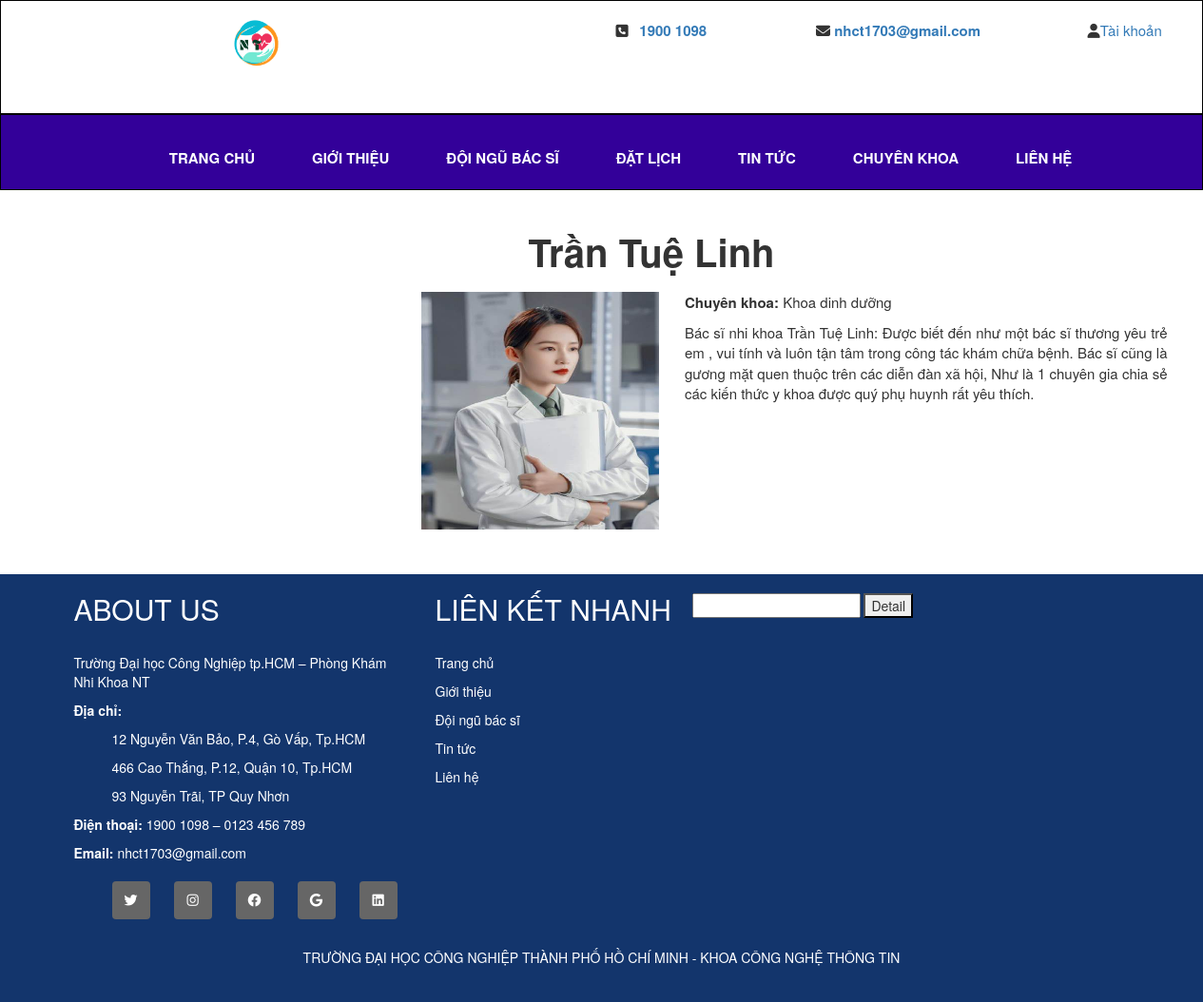
The page /clinic/bacsict.php?idbs=1 on the database its author committed.
### tables this page shows
CREATE TABLE `bacsi` (
  `id_bacsi` int(10) UNSIGNED NOT NULL,
  `tenbacsi` varchar(100) NOT NULL,
  `gioitinh` varchar(50) NOT NULL,
  `namsinh` year(4) NOT NULL,
  `diachi` varchar(200) NOT NULL,
  `sdt` varchar(100) NOT NULL,
  `hinhanh` varchar(200) NOT NULL,
  `mota` varchar(2000) NOT NULL,
  `id_khoa` int(11) NOT NULL,
  `id_chinhanh` int(11) NOT NULL
);

CREATE TABLE `khoa` (
  `id_khoa` int(10) UNSIGNED NOT NULL,
  `tenkhoa` varchar(200) NOT NULL,
  `hinhanh` varchar(200) NOT NULL,
  `mota1` varchar(2000) NOT NULL,
  `mota2` varchar(2000) NOT NULL,
  `id_chinhanh` int(11) NOT NULL
);

### clinic/class/clsadmin.php (called while the page is built, shortened)
<?php
class quantrivien
{
    function connect()
    {
        $con = mysqli_connect("localhost","root","","doan2");
        if(!$con)
        {
            echo'Không kết nối cơ sở liệu!';
            exit();
        }
        else
        {
           mysqli_set_charset($con,"utf8");
           return $con;
        }
    }
    function laycot($sql)
    {
        $link = $this->connect();
        $ketqua = mysqli_query($link,$sql);
        $i=mysqli_num_rows($ketqua);
        $giatri ='';
        if($i>0)
        {
            while($row = mysqli_fetch_array($ketqua))
            {
                $id = $row['0'];
                $giatri = $id;
            }
        }
        return $giatri;
    }
}
?>

### clinic/bacsict.php (the view, shortened to what this page needs)
<?php
include("class/clsadmin.php");
$p = new quantrivien();
$idbacsi = $_GET['idbs'];
$sql = "SELECT * FROM bacsi where id_bacsi='$idbacsi'";
$ketqua= mysqli_query($p->connect(),$sql);
?>
<!DOCTYPE html>
<html lang="en">
<head>
    <link rel="stylesheet" href="https://use.fontawesome.com/releases/v5.7.2/css/all.css"
>
    <link rel="stylesheet" href="css/bootstrap.css">
</head>
<body>
    <?php include("header.php") ?>
    <?php include("menu.php") ?>
    <section>
        <div class="container-fluid pb-4">
                <div class="container">
                    <div class="row">
                        <div class="col-md-12">
                                <div class="card-body">
                                <div class="blog-post">
                                    <?php while ($row=mysqli_fetch_array($ketqua))
                                        {
                                    ?>
                                        <h2 class="blog-post-title" style="text-align: center;font-size:40px; font-weight:bold"><?= $row['tenbacsi'];  ?></h2>
                                    <div class="row">
                                        <div class="col-6">
                                            <img src="img/<?php echo $row['hinhanh']  ?>" width="250" height="250" style="margin: 10px 300px;" />
                                        </div>
                                        <div class="col-6">
                                            <p style="text-align:justify; font-size: 15px;margin-top: 10px; margin-left: 20px" ><b>Chuyên khoa:</b>
                                             <?php echo $p->laycot("SELECT tenkhoa FROM khoa WHERE id_khoa=".$row['id_khoa']."")?>
                                            </p>
                                            <p style="text-align:justify; font-size: 15px;margin-top: 10px; margin-left: 20px" > <?php echo $row['mota']; ?></p>
                                        </div>
                                    </div>
                            <?php } ?>
                                </div>
                                </div>
                            </div>
                        </div>
                </div>
            </div>
    </section>
    <footer>
        <?php
            include("footer.php");
        ?>
    </footer>
</body>
</html>

### clinic/bacsict.php (style rules this page uses)
section { margin-left: 90px; width:350px; float:left; padding:10px; }
footer { clear:both; }

### rows shown on the page
bacsi: tenbacsi "Trần Tuệ Linh", hinhanh (picture), id_khoa.tenkhoa "Khoa dinh dưỡng", mota "Bác sĩ nhi khoa Trần Tuệ Linh: Được biết đến như một bác sĩ thương yêu trẻ em , vui tính và luôn tận tâm trong công tác khám chữa bệnh. Bác sĩ cũng là gương mặt quen thuộc trên các diễn đàn xã hội, Như là 1 chuyên gia chia sẻ các kiến thức y khoa được quý phụ huynh rất yêu thích."
